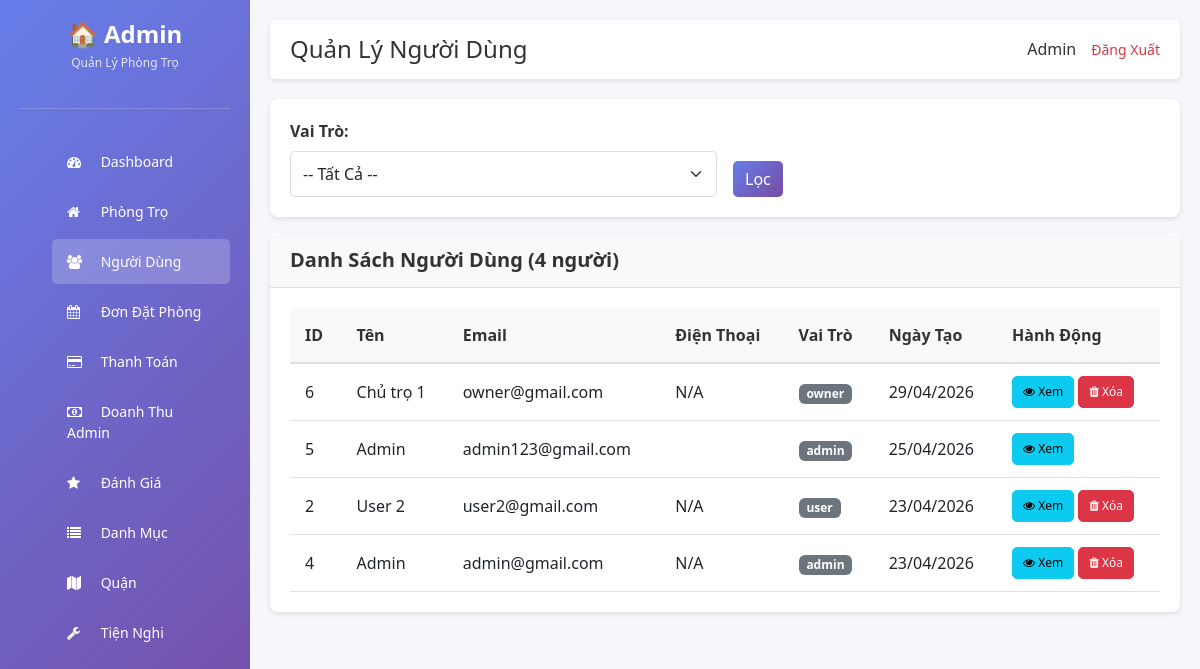
The app's page /public/admin/users.php (signed in), older data.
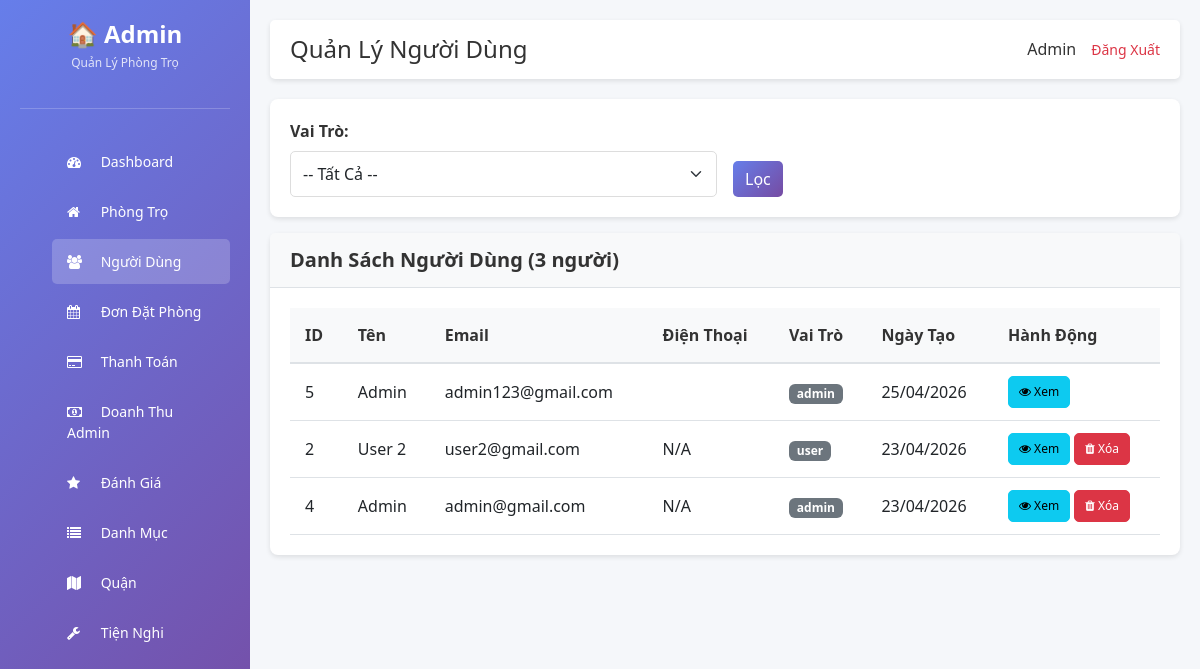
The same page, newer data.
### tables this page shows
CREATE TABLE `users` (
  `id` int(11) NOT NULL,
  `name` varchar(100) DEFAULT NULL,
  `email` varchar(150) DEFAULT NULL,
  `password` varchar(255) DEFAULT NULL,
  `reset_token` varchar(64) DEFAULT NULL,
  `reset_expires` datetime DEFAULT NULL,
  `phone` varchar(20) DEFAULT NULL,
  `avatar` varchar(255) DEFAULT NULL,
  `role` enum('user','owner','admin') DEFAULT 'user',
  `created_at` timestamp NOT NULL DEFAULT current_timestamp(),
  `status` varchar(20) DEFAULT 'pending'
);

### public/admin_init.php (called while the page is built, shortened)
<?php
require_once __DIR__ . '/../config/database.php';
require_once __DIR__ . '/../core/Database.php';
require_once __DIR__ . '/../core/User.php';
require_once __DIR__ . '/../app/controller/UserController.php';
require_once __DIR__ . '/../app/controller/ActivityLogController.php';
$db = new Database($conn);
?>

### app/controller/UserController.php (called while the page is built, shortened)
<?php
class UserController {
    private $user;
    public function __construct($db, $activityLog = null) {
        $this->user = new User($db);
    }
    public function listUsers() {
        $page = isset($_GET['page']) ? (int)$_GET['page'] : 1;
        $role = isset($_GET['role']) ? $_GET['role'] : '';
        $users = $this->user->getAll($page, ITEMS_PER_PAGE, $role);
        $total = $this->user->getTotal($role);
        $total_pages = ceil($total / ITEMS_PER_PAGE);
        return [
            'users' => $users,
            'total' => $total,
            'page' => $page,
            'total_pages' => $total_pages,
            'role' => $role
        ];
    }
}
?>

### core/User.php (called while the page is built, shortened)
<?php
class User {
    private $db;
    public function __construct($database) {
        $this->db = $database;
    }
    public function getAll($page = 1, $limit = ITEMS_PER_PAGE, $role = '') {
        $offset = ($page - 1) * $limit;
        $sql = "SELECT * FROM users";
        $sql .= " ORDER BY created_at DESC LIMIT $offset, $limit";
        return $this->db->getRows($sql);
    }
    public function getTotal($role = '') {
        $where = '';
        return $this->db->count('users', $where);
    }
}
?>

### core/Database.php (called while the page is built, shortened)
<?php
class Database {
    private $conn;
    public function __construct($connection) {
        $this->conn = $connection;
    }
    public function getRows($sql) {
        $result = $this->conn->query($sql);
        if ($result && $result->num_rows > 0) {
            $rows = [];
            while ($row = $result->fetch_assoc()) {
                $rows[] = $row;
            }
            return $rows;
        }
        return [];
    }
    public function count($table, $where = '') {
        $sql = "SELECT COUNT(*) as count FROM $table";
        $result = $this->conn->query($sql);
        if ($result) {
            $row = $result->fetch_assoc();
            return $row['count'];
        }
        return 0;
    }
}
?>

### public/admin/users.php (the view, shortened to what this page needs)
<?php
require_once __DIR__ . '/../admin_init.php';
$activityLog = new ActivityLog($db);
$controller = new UserController($db, $activityLog);
$data = $controller->listUsers();
?>
<!DOCTYPE html>
<html lang="vi">
<head>
    <link href="https://cdn.jsdelivr.net/npm/bootstrap@5.3.0/dist/css/bootstrap.min.css" rel="stylesheet">
    <link href="https://cdn.jsdelivr.net/npm/font-awesome@4.7.0/css/font-awesome.min.css" rel="stylesheet">
    <link href="<?php echo ADMIN_URL; ?>assets/css/style.css" rel="stylesheet">
</head>
<body>
    <div class="sidebar">
        <div class="logo">
            <h2>🏠 Admin</h2>
            <p>Quản Lý Phòng Trọ</p>
        </div>
        <ul class="nav-menu">
            <li><a href="<?php echo ADMIN_URL; ?>index.php"><i class="fa fa-dashboard"></i> Dashboard</a></li>
            <li><a href="<?php echo ADMIN_URL; ?>motels.php"><i class="fa fa-home"></i> Phòng Trọ</a></li>
            <li><a href="<?php echo ADMIN_URL; ?>users.php" class="active"><i class="fa fa-users"></i> Người Dùng</a></li>
            <li><a href="<?php echo ADMIN_URL; ?>bookings.php"><i class="fa fa-calendar"></i> Đơn Đặt Phòng</a></li>
            <li><a href="<?php echo ADMIN_URL; ?>payments.php"><i class="fa fa-credit-card"></i> Thanh Toán</a></li>
            <li><a href="<?php echo ADMIN_URL; ?>admin_revenue.php"><i class="fa fa-money"></i> Doanh Thu Admin</a></li>
            <li><a href="<?php echo ADMIN_URL; ?>reviews.php"><i class="fa fa-star"></i> Đánh Giá</a></li>
            <li><a href="<?php echo ADMIN_URL; ?>categories.php"><i class="fa fa-list"></i> Danh Mục</a></li>
            <li><a href="<?php echo ADMIN_URL; ?>districts.php"><i class="fa fa-map"></i> Quận</a></li>
            <li><a href="<?php echo ADMIN_URL; ?>utilities.php"><i class="fa fa-wrench"></i> Tiện Nghi</a></li>
        </ul>
    </div>
    <div class="main-content">
        <div class="topbar">
            <h1>Quản Lý Người Dùng</h1>
            <div class="user-info">
                <span><?php echo htmlspecialchars($_SESSION['user_name'] ?? ''); ?></span>
                <a href="<?php echo ADMIN_URL; ?>logout.php">Đăng Xuất</a>
            </div>
        </div>
        <div class="card mb-3">
            <div class="card-body">
                <form method="GET" class="row g-3">
                    <div class="col-md-6">
                        <label class="form-label">Vai Trò:</label>
                        <select name="role" class="form-select">
                            <option value="">-- Tất Cả --</option>
                        </select>
                    </div>
                    <div class="col-md-6" style="display: flex; align-items: flex-end;">
                        <button type="submit" class="btn btn-primary">Lọc</button>
                    </div>
                </form>
            </div>
        </div>
        <div class="card">
            <div class="card-header">
                <h5 class="mb-0">Danh Sách Người Dùng (<?php echo $data['total']; ?> người)</h5>
            </div>
            <div class="card-body">
                <?php if (!empty($data['users'])): ?>
                <div class="table-responsive">
                    <table class="table table-hover">
                        <thead class="table-light">
                            <tr>
                                <th>ID</th>
                                <th>Tên</th>
                                <th>Email</th>
                                <th>Điện Thoại</th>
                                <th>Vai Trò</th>
                                <th>Ngày Tạo</th>
                                <th>Hành Động</th>
                            </tr>
                        </thead>
                        <tbody>
                            <?php foreach ($data['users'] as $user): ?>
                            <tr>
                                <td><?php echo $user['id']; ?></td>
                                <td><?php echo htmlspecialchars($user['name'] ?? 'N/A'); ?></td>
                                <td><?php echo htmlspecialchars($user['email'] ?? 'N/A'); ?></td>
                                <td><?php echo htmlspecialchars($user['phone'] ?? 'N/A'); ?></td>
                                <td>
                                    <span class="badge bg-secondary"><?php echo $user['role']; ?></span>
                                </td>
                                <td><?php echo date('d/m/Y', strtotime($user['created_at'])); ?></td>
                                <td>
                                    <a href="<?php echo ADMIN_URL . 'user_detail.php?id=' . $user['id']; ?>" class="btn btn-sm btn-info">
                                        <i class="fa fa-eye"></i> Xem
                                    </a>
                                    <?php if ($user['id'] !== $_SESSION['user_id']): ?>
                                    <a href="<?php echo ADMIN_URL . 'users.php?action=delete&id=' . $user['id']; ?>" class="btn btn-sm btn-danger" onclick="return confirm('Xóa người dùng này?');">
                                        <i class="fa fa-trash"></i> Xóa
                                    </a>
                                    <?php endif; ?>
                                </td>
                            </tr>
                            <?php endforeach; ?>
                        </tbody>
                    </table>
                </div>
                <?php else: ?>
                <div class="alert alert-info">Không có người dùng nào.</div>
                <?php endif; ?>
            </div>
        </div>
    </div>
</body>
</html>

### public/admin/assets/css/style.css (style rules this page uses)
* { margin: 0; padding: 0; box-sizing: border-box; }
body { background-color: #f5f7fa; font-family: 'Segoe UI', Tahoma, Geneva, Verdana, sans-serif; }
.sidebar { background: linear-gradient(135deg, #667eea 0%, #764ba2 100%); color: white; min-height: 100vh; padding: 20px; position: fixed; width: 250px; left: 0; top: 0; overflow-y: auto; }
.sidebar .logo { text-align: center; margin-bottom: 30px; padding-bottom: 20px; border-bottom: 1px solid rgba(255, 255, 255, 0.2); }
.sidebar .logo h2 { font-size: 24px; font-weight: bold; margin-bottom: 5px; }
.sidebar .logo p { font-size: 12px; opacity: 0.8; }
.sidebar .nav-menu { list-style: none; }
.sidebar .nav-menu li { margin-bottom: 5px; }
.sidebar .nav-menu a { color: white; text-decoration: none; display: block; padding: 12px 15px; border-radius: 5px; transition: all 0.3s; font-size: 14px; }
.sidebar .nav-menu a:hover, .sidebar .nav-menu a.active { background-color: rgba(255, 255, 255, 0.2); }
.sidebar .nav-menu a i { margin-right: 10px; width: 20px; }
.main-content { margin-left: 250px; padding: 20px; min-height: 100vh; }
.topbar { background: white; padding: 15px 20px; border-radius: 5px; box-shadow: 0 2px 5px rgba(0, 0, 0, 0.1); display: flex; justify-content: space-between; align-items: center; margin-bottom: 20px; }
.topbar h1 { margin: 0; font-size: 24px; color: #333; }
.topbar .user-info { display: flex; align-items: center; gap: 15px; }
.topbar .user-info span { color: #333; font-weight: 500; }
.topbar .user-info a { color: #dc3545; text-decoration: none; font-size: 14px; }
.card { border-radius: 8px; box-shadow: 0 2px 5px rgba(0, 0, 0, 0.1); border: none; margin-bottom: 20px; }
.card-header { background-color: #f8f9fa; border-bottom: 1px solid #dee2e6; padding: 15px 20px; border-radius: 8px 8px 0 0; }
.card-header h5 { margin: 0; color: #333; font-weight: 600; }
.card-body { padding: 20px; }
.table { margin-bottom: 0; }
.table thead th { background-color: #f8f9fa; border-bottom: 2px solid #dee2e6; padding: 15px; font-weight: 600; color: #333; }
.table td { padding: 12px 15px; vertical-align: middle; }
.btn { border-radius: 5px; font-weight: 500; transition: all 0.3s; }
.btn-primary { background: linear-gradient(135deg, #667eea 0%, #764ba2 100%); border: none; }
.btn-sm { padding: 6px 10px; font-size: 12px; }
.form-control, .form-select { border-radius: 5px; border: 1px solid #ddd; padding: 10px 12px; }
.form-label { font-weight: 600; color: #333; margin-bottom: 8px; }

Row changes from the older to the newer data that the page shows:
removed users: id "6", name "Chủ trọ 1", email "owner@gmail.com", phone "N/A", role "owner", created_at "29/04/2026"
Text that changed along with them:
$data['total']: "4" → "3"
